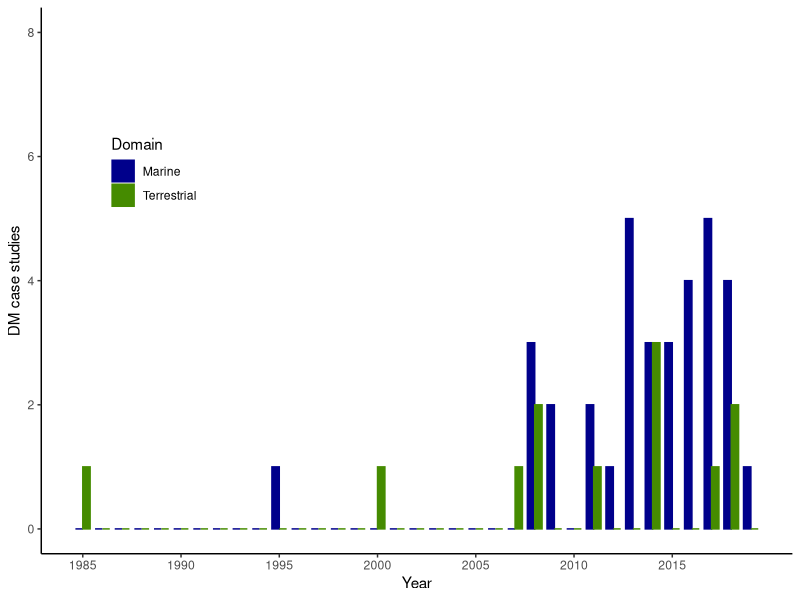
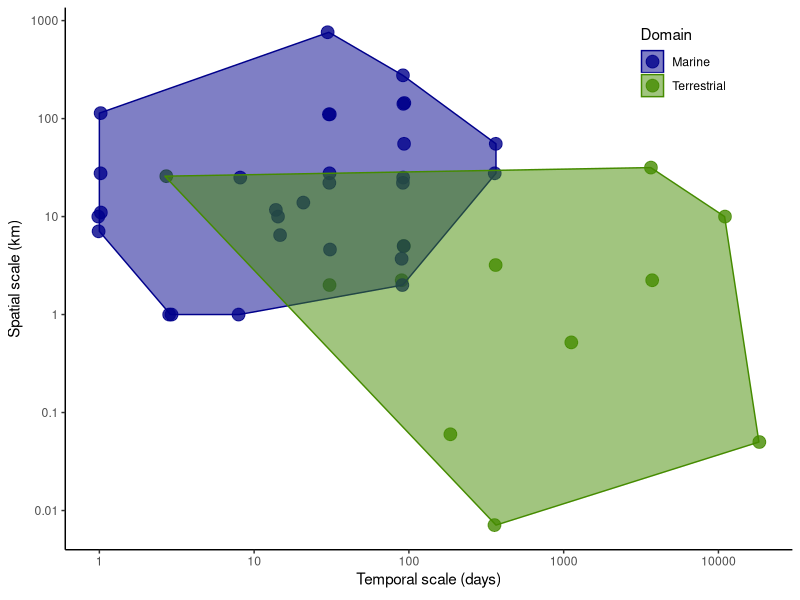
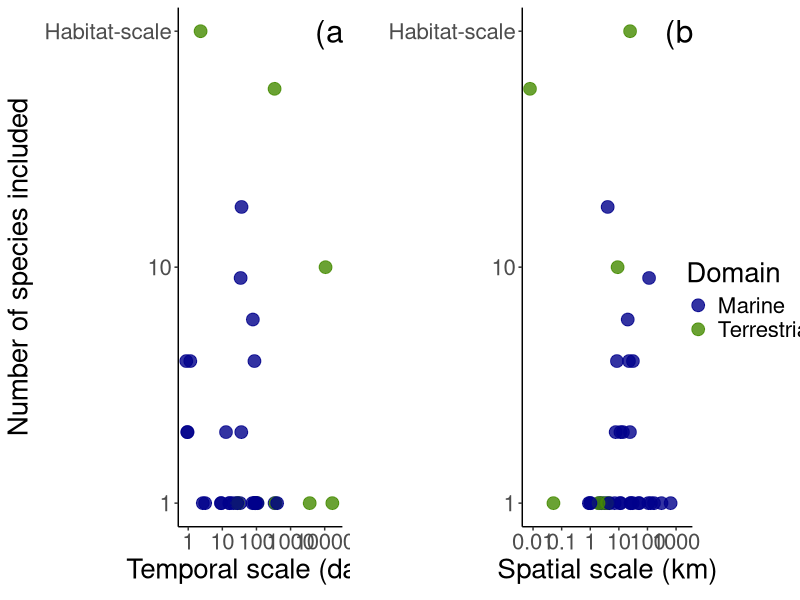

These charts were generated, in order, by the following R code:
## ---- chunk 1
# Load necessary packages
library(tidyverse)
library(plyr)
library(reshape2)
library(gridExtra)
rm(list = ls())
## ---- chunk 2
data<- read_csv("../data/cases.csv")  %>% 
  select(Domain, `Temporal scale (days)`, `Number of species`, `Spatial scale (km)`, Implementation, Year)
## ---- chunk 3
data$`Spatial scale (km)`[data$`Spatial scale (km)`=="Not explicitly defined"] <- NA
data$`Number of species`[data$`Number of species`=="Not explicitly defined"] <- NA
data$`Spatial scale (km)` <- as.numeric(data$`Spatial scale (km)`)
## ---- chunk 4
yearly_counts <- data.frame(Year = 1985:2019, Marine = numeric(35), Terrestrial = numeric(35))
for (i in 1985:2019) {
  yearly_counts$Marine[i-1984] <- sum(data$Year == i & data$Domain == "Marine")
  yearly_counts$Terrestrial[i-1984] <- sum(data$Year == i & data$Domain == "Terrestrial") 
}

Year = c((1985:2019),(1985:2019))
Count = c(yearly_counts$Marine,yearly_counts$Terrestrial)
Domain = c(rep("Marine",35),rep("Terrestrial",35))
df = data.frame(Year,Count,Domain)

ggplot(data = df, aes(x = Year, y = Count, color = Domain, fill = Domain, width = 0.75)) + 
  geom_bar(stat = "identity", position = "dodge") +
  scale_x_continuous(breaks = seq(1985, 2015, by = 5)) +
  scale_colour_manual(values = c("Darkblue", "Chartreuse4")) +
  scale_fill_manual(values = c("Darkblue", "Chartreuse4")) +
  ylab("DM case studies") +
  ylim(0,8) +
  theme(panel.background = element_rect(fill = "white", colour = "white") ,panel.border = element_blank(), panel.grid.major = element_blank(),
        panel.grid.minor = element_blank(), axis.line = element_line(colour = "black")) + 
  theme(legend.position = c(0.15, 0.7))
## ---- chunk 5

rm(Count, Domain, i, Year)

data<- data %>%
  select(Domain, `Temporal scale (days)`, `Spatial scale (km)`, Implementation, `Number of species`) %>%
  na.omit() 

data$`Temporal scale (days)` <- log10(data$`Temporal scale (days)`)
data$`Spatial scale (km)` <- log10(data$`Spatial scale (km)`)
data$`Number of species`[data$`Number of species` == 'Ecosystem'] <- '100'
data$`Number of species`[data$`Number of species` == '>100'] <- '100'
data$`Number of species` <- as.integer(data$`Number of species`)
data$`Number of species` <- log10(data$`Number of species`)

hull <- data %>%
  group_by(Domain) %>% 
  slice(chull(`Temporal scale (days)`, `Spatial scale (km)`))

data %>%
  ggplot(aes(`Temporal scale (days)`, `Spatial scale (km)`, colour = Domain, fill = Domain)) +
  scale_colour_manual(values = c("Darkblue", "Chartreuse4")) +
  scale_fill_manual(values = c("Darkblue", "Chartreuse4")) +
  geom_point(size = 4, alpha = 0.8, position = position_jitter(w = 0.01, h = 0)) +
  geom_polygon(data = hull, alpha=.5) +
  scale_x_continuous(breaks=c(0,1,2,3,4),
                     labels=c("1","10","100","1000","10000")) +
  scale_y_continuous(breaks=c(-2,-1,0,1,2,3),
                     labels=c("0.01","0.1","1","10","100","1000")) +  
  xlab(expression("Temporal scale (days)")) + 
  ylab(expression("Spatial scale (km)")) +
  theme(panel.background = element_rect(fill = "white", colour = "white"), panel.border = element_blank(), panel.grid.major = element_blank(),
        panel.grid.minor = element_blank(), axis.line = element_line(colour = "black")) + 
  theme(legend.position = c(0.85, 0.9))
## ---- chunk 6
# get_legend function from the following forum: 
# http://www.sthda.com/english/wiki/wiki.php?id_contents=7930
get_legend<-function(myggplot){
  tmp <- ggplot_gtable(ggplot_build(myggplot))
  leg <- which(sapply(tmp$grobs, function(x) x$name) == "guide-box")
  legend <- tmp$grobs[[leg]]
  return(legend)
}

clabs <- c("1","10","Habitat-scale")
p1 <- data %>%
  ggplot(aes(`Temporal scale (days)`, `Number of species`, colour = Domain, fill = Domain)) +
  scale_colour_manual(values = c("Darkblue", "Chartreuse4")) +
  geom_point(size = 4, alpha = 0.8, position = position_jitter(w = 0.08, h = 0)) +
  xlab(expression("Temporal scale (days)")) + 
  ylab(expression("Number of species included")) +
  scale_x_continuous(breaks=c(0,1,2,3,4),
                     labels=c("1","10","100","1000","10000")) +
  scale_y_continuous(breaks = c(0,1,2),
                     labels = clabs) + 
  annotate("text", label = "(a)", x = 4.3, y = 2, size = 8, colour = "black") +
  theme(panel.background = element_rect(fill = "white", colour = "white"), panel.border = element_blank(), panel.grid.major = element_blank(),
        panel.grid.minor = element_blank(), axis.line = element_line(colour = "black"), text = element_text(size=20))

p2 <- data %>%
  select(Domain, `Spatial scale (km)`, `Number of species`, Implementation) %>%
  na.omit() %>%
  ggplot(aes(`Spatial scale (km)`, `Number of species`, colour = Domain, fill = Domain)) +
  scale_colour_manual(values = c("Darkblue", "Chartreuse4")) +
  geom_point(size = 4, alpha = 0.8, position = position_jitter(w = 0.08, h = 0)) +
  xlab(expression("Spatial scale (km)")) + 
  ylab("") +
  theme(legend.position = "none") +
  scale_x_continuous(breaks=c(-2,-1,0,1,2,3),
                     labels=c("0.01","0.1","1","10","100","1000")) +
  scale_y_continuous(breaks = c(0,1,2),
                     labels = clabs) + 
  annotate("text", label = "(b)", x = 3.3, y = 2, size = 8, colour = "black") +
  theme(panel.background = element_rect(fill = "white", colour = "white"), panel.border = element_blank(), panel.grid.major = element_blank(),
        panel.grid.minor = element_blank(), axis.line = element_line(colour = "black"), text = element_text(size=20))

legend <- get_legend(p1)

p1 <- p1 + theme(legend.position = "none")

grid.arrange(p1, p2, legend, ncol=3, widths=c(7, 7, 2))
